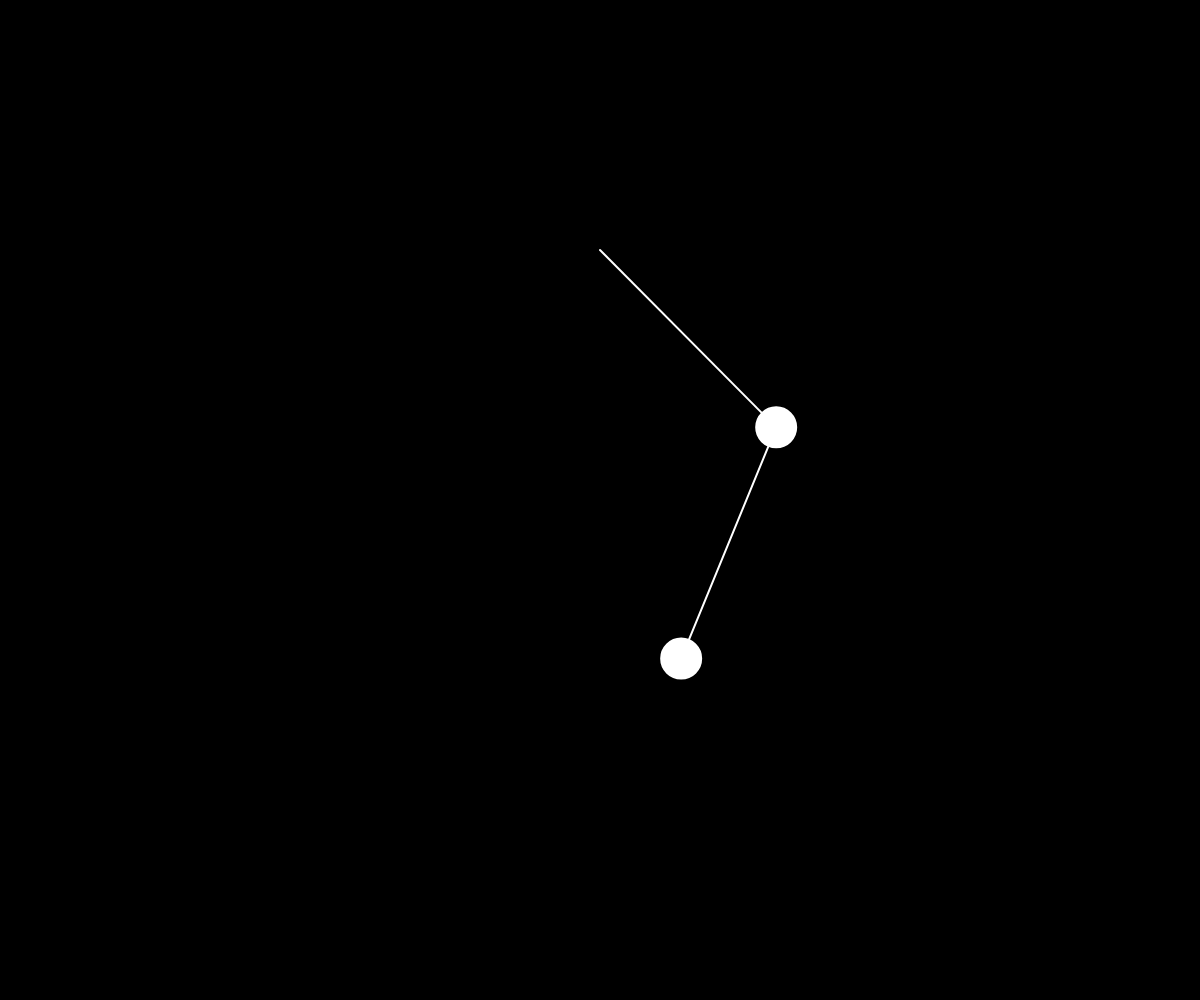
Frame 1 (no input)
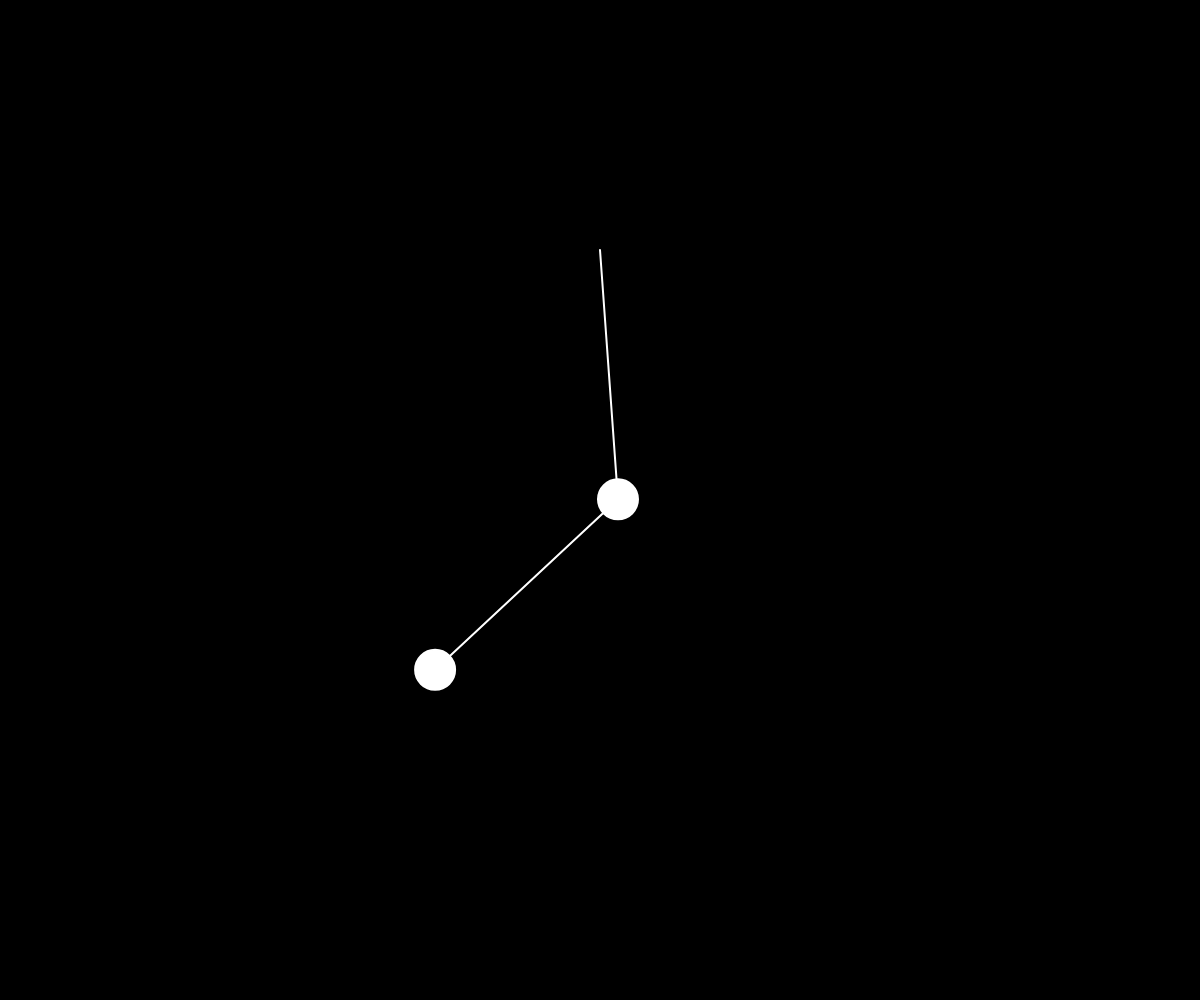
Frame 60 (no input)
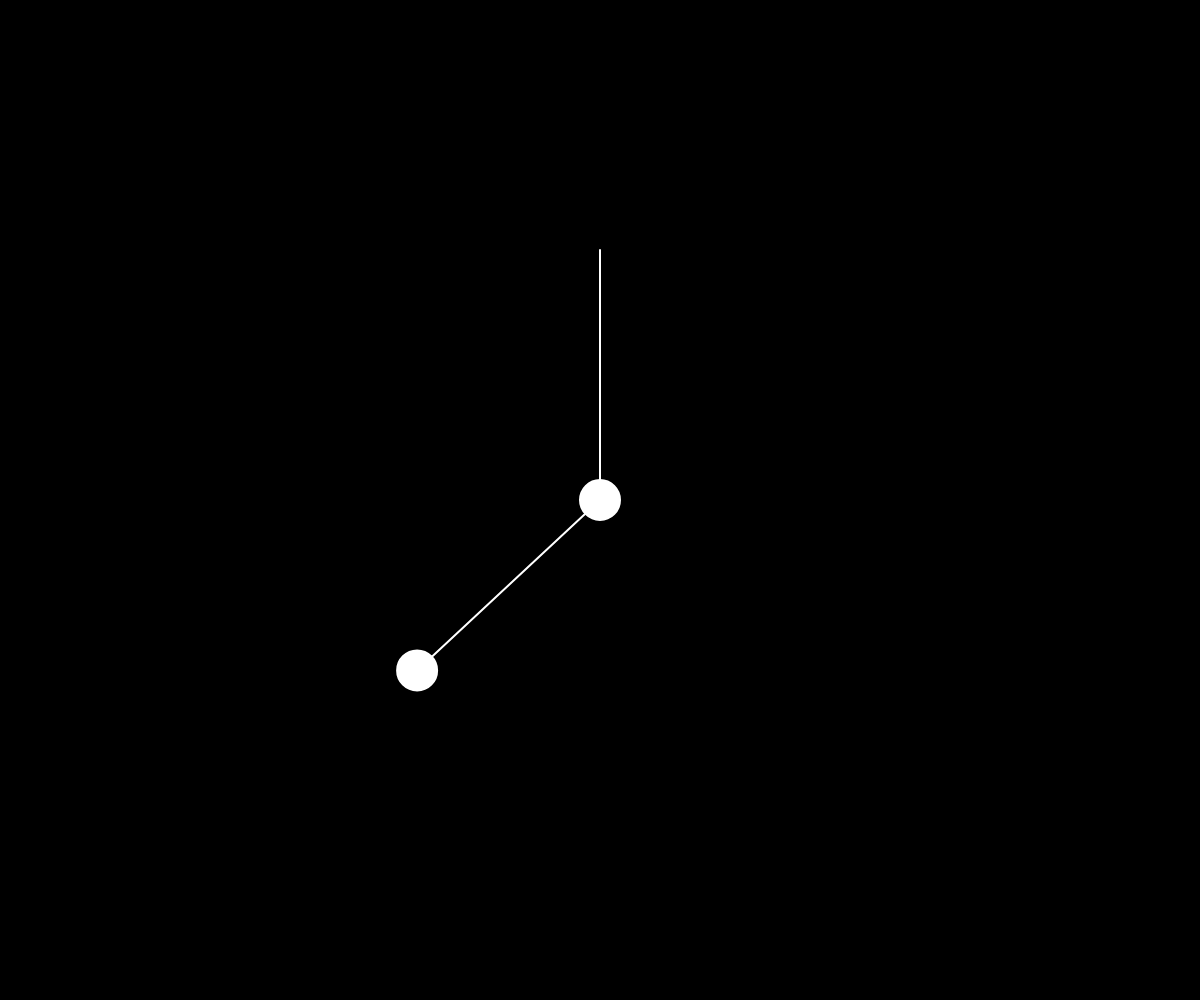
Frame 120 (the mouse pressed at the canvas centre since frame 60)

The p5.js sketch that drew these frames (run headless with seeded random() and noise() and a simulated clock; from frame 60 on, the mouse is pressed at the canvas centre):

// p5.js sketch
// ── sketch.js
// https://www.myphysicslab.com/pendulum/double-pendulum-en.html

let m1 = 0
let L1 = 0
let a1 = 0
let a1_v = 0
let a1_a = 0

let m2 = 0
let L2 = 0
let a2 = 0
let a2_v = 0
let a2_a = 0

let g = 1

let cx, cy

let d = 0.99999

function setup() {
    createCanvas(innerWidth, innerHeight)
    a1 = -QUARTER_PI
    a2 = QUARTER_PI / 2

    L1 = L2 = height / 4

    m1 = m2 = height / 25

    cx = width / 2
    cy = height / 4
}

function draw() {
    if (mouseIsPressed) {
        a1 = Math.atan2(mouseY - cy, mouseX - cx) - HALF_PI
    } else {
        update()
    }

    background(0)
    fill(255)
    stroke(255)
    strokeWeight(2)

    translate(cx, cy)

    let x1 = sin(-a1) * L1
    let y1 = cos(-a1) * L1
    line(0, 0, x1, y1)
    ellipse(x1, y1, m1)

    let x2 = x1 + sin(-a2) * L2
    let y2 = y1 + cos(-a2) * L2
    line(x1, y1, x2, y2)
    ellipse(x2, y2, m2)

    resetMatrix()
}

function update() {
    let num1, num2, num3, num4, den

    num1 = -g * (2 * m1 + m2) * sin(a1)
    num2 = -m2 * g * sin(a1 - 2 * a2)
    num3 = -2 * sin(a1 - a2) * m2
    num4 = a2_v ** 2 * L2 + a1_v ** 2 * L1 * cos(a1 - a2)
    den = L1 * (2 * m1 + m2 - m2 * cos(2 * a1 - 2 * a2))
    a1_a = (num1 + num2 + num3 * num4) / den

    num1 = 2 * sin(a1 - a2)
    num2 = a1_v ** 2 * L1 * (m1 + m2)
    num3 = g * (m1 + m2) * cos(a1)
    num4 = a2_v ** 2 * L2 * m2 * cos(a1 - a2)
    den = L2 * (2 * m1 + m2 - m2 * cos(2 * a1 - 2 * a2))
    a2_a = (num1 * (num2 + num3 + num4)) / den

    a1_v += a1_a
    a1_v *= d
    a1 += a1_v

    a2_v += a2_a
    a2_v *= d
    a2 += a2_v
}
